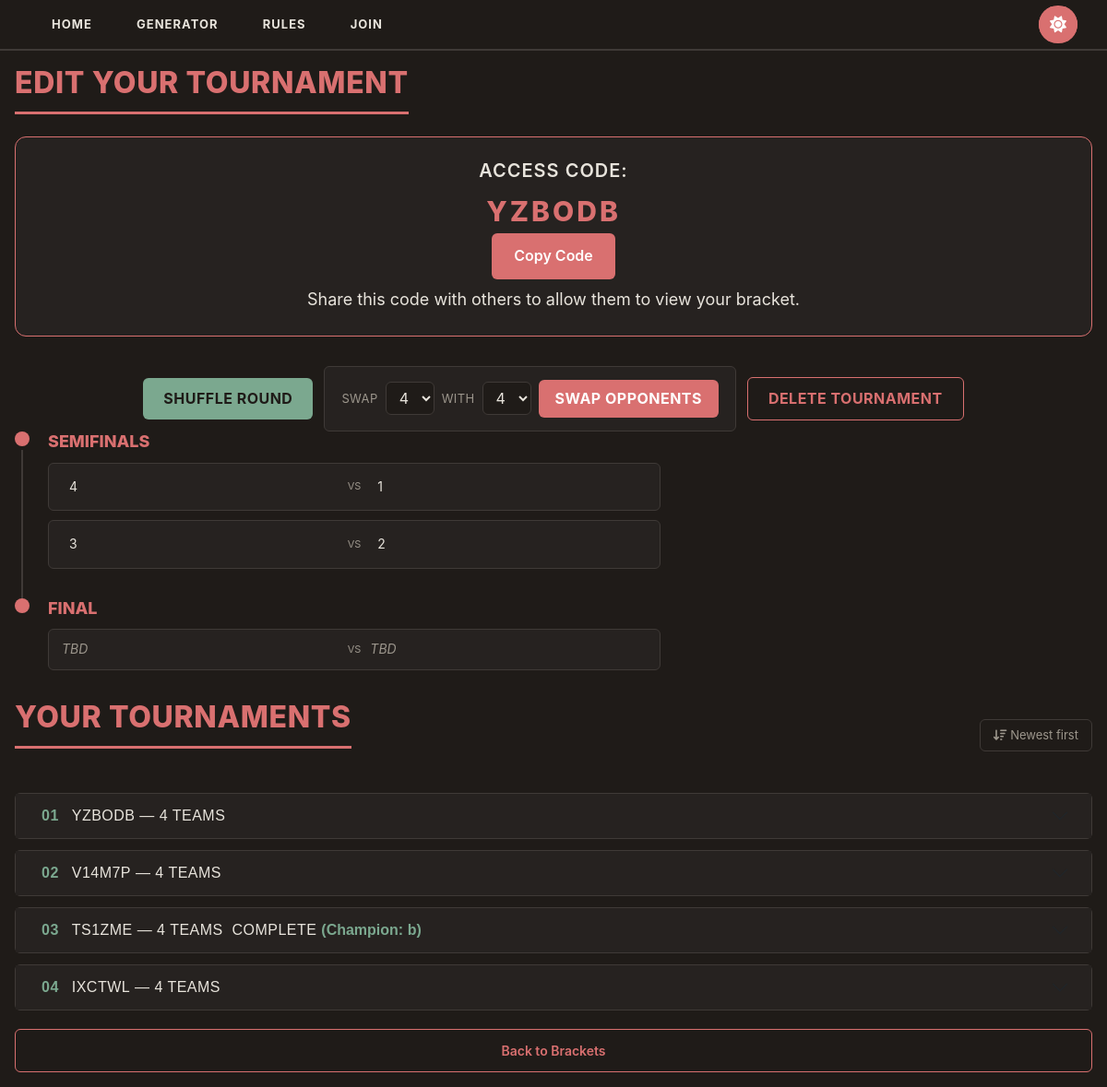
Screenshot of /bracket/created/YZBODB with the database file from the repository.
### app.py (models this page shows)
class Match(db.Model):
    __tablename__ = 'matches'
    id = db.Column(db.Integer, primary_key=True)
    access_code = db.Column(db.String(6), nullable=False)
    round = db.Column(db.Integer, nullable=False)
    match_index = db.Column(db.Integer, nullable=False)
    team1_id = db.Column(db.Integer, db.ForeignKey('teams.id'), nullable=True)
    team2_id = db.Column(db.Integer, db.ForeignKey('teams.id'), nullable=True)
    winner_id = db.Column(db.Integer, db.ForeignKey('teams.id'), nullable=True)
    previous_winner_id = db.Column(db.Integer, db.ForeignKey('teams.id'), nullable=True)
    team1 = db.relationship('Bracket', foreign_keys=[team1_id])
    team2 = db.relationship('Bracket', foreign_keys=[team2_id])
    winner = db.relationship('Bracket', foreign_keys=[winner_id])

class Bracket(db.Model):
    __tablename__ = 'teams'
    id = db.Column(db.Integer, primary_key=True)
    name = db.Column(db.String(100), nullable=False)
    seed = db.Column(db.Integer, nullable=False)
    access_code = db.Column(db.String(6), nullable=True)

### app.py (the view)
@app.route('/bracket/created/<code>')
def bracket_created(code):
    ctx = get_bracket_context(code)
    if ctx is None:
        flash('Bracket not found', 'error')
        return redirect(url_for('join_bracket'))
    sort_order = request.args.get('sort', 'desc')
    return render_template(
        'bracket.html',
        teams=ctx["teams"],
        rounds=ctx["rounds"],
        num_teams=ctx["num_teams"],
        allowed_sizes=ALLOWED_SIZES,
        final_match=ctx["final_match"],
        pending_teams=ctx["pending_teams"],
        reshuffle_round=ctx["reshuffle_round"],
        code=ctx["code"],
        is_creator=True,
        tournaments=get_all_tournaments(newest_first=(sort_order == 'desc')),
        sort_order=sort_order
    )

### app.py (called while the page is built)
def round_label(round_num, total_rounds, num_teams):
    if round_num == total_rounds:
        return "Final"
    if round_num == total_rounds - 1:
        return "Semifinals"
    if round_num == total_rounds - 2:
        return "Quarterfinals"
    participants = num_teams // (2 ** (round_num - 1))
    return f"Round of {participants}"

### templates/bracket.html (shortened to what this page needs)
{% extends 'base.html' %}
{% block content %}
{% if code %}
<h1>Edit Your Tournament</h1>
<div class="code-badge">
    <div class="code-badge-content">
        <div class="code-badge-info">
            <h3>Access Code:</h3>
            <div class="code-badge-code">{{ code }}</div>
            <button onclick="navigator.clipboard.writeText('{{ code }}')">Copy Code</button>
            <div class="code-badge-description">Share this code with others to allow them to view your bracket.</div>
        </div>
    </div>
</div>
{% endif %}
{% if pending_teams or reshuffle_round %}
<div class="bracket-actions">
    {% if reshuffle_round %}
    <form action="{{ url_for('reshuffle', code=code) }}" method="POST" class="reshuffle-form" data-confirm-type="SHUFFLE">
        <button type="submit" class="reshuffle-btn">Shuffle Round</button>
    </form>
    {% endif %}
    {% if pending_teams %}
    <form action="{{ url_for('swap_teams', code=code) }}" method="POST" class="swap-form" data-confirm-type="SWAP">
        <label for="team_a">Swap</label>
        <select id="team_a" name="team_a" required>
            {% for team in pending_teams %}
            <option value="{{ team.id }}">{{ team.name }}</option>
            {% endfor %}
        </select>
        <label for="team_b">with</label>
        <select id="team_b" name="team_b" required>
            {% for team in pending_teams %}
            <option value="{{ team.id }}">{{ team.name }}</option>
            {% endfor %}
        </select>
        <button type="submit" class="swap-btn">Swap Opponents</button>
    </form>
    {% endif %}
    <form action="{{ url_for('delete_bracket', code=code) }}" method="POST" data-confirm="Delete this tournament permanently? This can't be undone.">
        <button type="submit" class="delete-tournament-btn">Delete Tournament</button>
    </form>
</div>
{% endif %}
{% if rounds %}
<div class="bracket-timeline">
{% for round in rounds %}
<div class="timeline-round">
    <div class="timeline-marker">
        <span class="timeline-dot"></span>
        {% if not loop.last %}<span class="timeline-line"></span>{% endif %}
    </div>
    <div class="timeline-content">
        <h3>{{ round.label }}</h3>
        <div class="timeline-matches">
        {% for match in round.matches %}
        <div class="timeline-match">
            {% if match.team1_id %}
                {% if match.winner_id %}
                    <span class="timeline-team {% if match.winner_id == match.team1_id %}winner{% endif %}">{{ match.team1.name }}</span>
                    {% if match.winner_id == match.team1_id %}
                    <form action="{{ url_for('undo_winner', match_id=match.id, code=code) }}" method="POST" class="undo-form" data-confirm="Undo this result?">
                        <button type="submit" class="undo-btn" title="Undo winner"><i class="fa-solid fa-arrow-rotate-left"></i></button>
                    </form>
                    {% endif %}
                {% else %}
                    <form action="{{ url_for('declare_winner', match_id=match.id, winner_id=match.team1_id, code=code) }}" method="POST" class="timeline-team-form">
                        <button type="submit" class="timeline-team timeline-team-button">{{ match.team1.name }}</button>
                    </form>
                {% endif %}
            {% else %}
                <span class="timeline-team timeline-team-tbd">TBD</span>
            {% endif %}
            <span class="timeline-vs">vs</span>
            {% if match.team2_id %}
                {% if match.winner_id %}
                    <span class="timeline-team {% if match.winner_id == match.team2_id %}winner{% endif %}">{{ match.team2.name }}</span>
                    {% if match.winner_id == match.team2_id %}
                    <form action="{{ url_for('undo_winner', match_id=match.id, code=code) }}" method="POST" class="undo-form" data-confirm="Undo this result?">
                        <button type="submit" class="undo-btn" title="Undo winner"><i class="fa-solid fa-arrow-rotate-left"></i></button>
                    </form>
                    {% endif %}
                {% else %}
                    <form action="{{ url_for('declare_winner', match_id=match.id, winner_id=match.team2_id, code=code) }}" method="POST" class="timeline-team-form">
                        <button type="submit" class="timeline-team timeline-team-button">{{ match.team2.name }}</button>
                    </form>
                {% endif %}
            {% else %}
                <span class="timeline-team timeline-team-tbd">TBD</span>
            {% endif %}
        </div>
        {% endfor %}
        </div>
    </div>
</div>
{% endfor %}
</div>
{% endif %}
{% if tournaments %}
<div class="tournament-header" id="your-tournaments">
    <h1>Your Tournaments</h1>
    <a href="{{ url_for(request.endpoint, code=code, sort='asc' if sort_order == 'desc' else 'desc') }}" class="sort-toggle-btn">
        {% if sort_order == 'desc' %}
            <i class="fa-solid fa-arrow-down-wide-short"></i> Newest first
        {% else %}
            <i class="fa-solid fa-arrow-up-wide-short"></i> Oldest first
        {% endif %}
    </a>
</div>
<div class="accordion accordion-v2" id="tournamentAccordion">
    {% for t in tournaments %}
    <div class="accordion-item">
        <h2 class="accordion-header">
            <button class="accordion-button collapsed" type="button" data-num="{{ '%02d' % loop.index }}" data-bs-toggle="collapse" data-bs-target="#tournament-{{ t.code }}" aria-controls="tournament-{{ t.code }}">
                {{ t.code }}&nbsp;&mdash;&nbsp;{{ t.num_teams }} teams
                {% if t.is_complete %}
                &nbsp;<span class="tournament-status complete">Complete</span>
                    &nbsp;<span class="tournament-champion-tag">(Champion: {{ t.final_match.winner.name }})</span>
                {% endif %}
            </button>
        </h2>
    </div>
    {% endfor %}
</div>
{% endif %}
<div class="bracket-actions">
    <a href="{{ url_for('bracket')}}" class="btn btn-secondary">Back to Brackets</a>
</div>
{% endblock %}

### rows the page displays
Match: team1.name "4", team2.name "1"
Match: team1.name "3", team2.name "2"
Match: shows "TBD"
Bracket: code "YZBODB", num_teams "4"
Bracket: code "V14M7P", num_teams "4"
Bracket: code "TS1ZME", num_teams "4", final_match.winner.name "b"
Bracket: code "IXCTWL", num_teams "4"

### other values shown
{{ code }} "YZBODB"
{{ round.label }} "SEMIFINALS" "FINAL"
form field team_a "4"
form field team_b "4"
